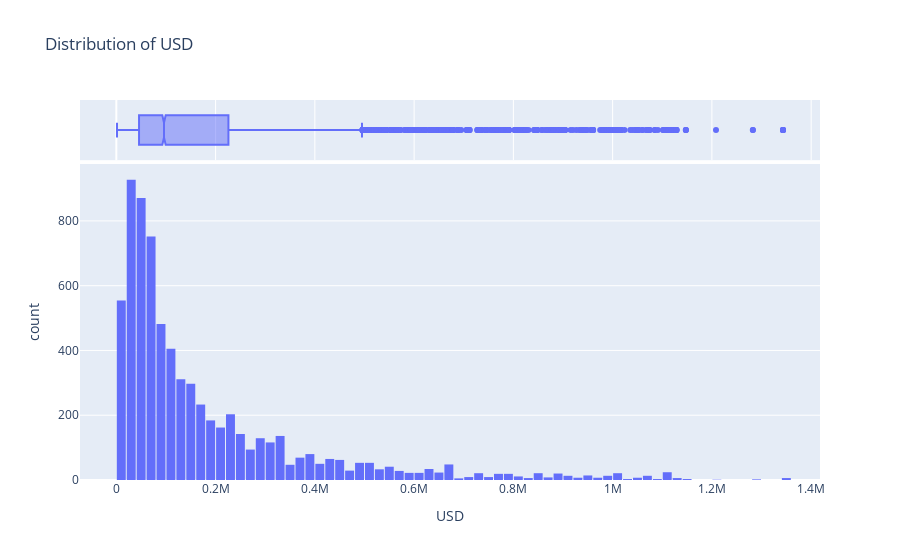

Notebook cell for this chart:
### Code cell
fig = px.histogram(data,
                   x = 'USD',
                   # nbins=47,
                   marginal = 'box',  #add marginal plots or visualizations to a scatter plot - boxplot here
                   title = 'Distribution of USD')
fig.update_layout(bargap=0.1)
fig.show()

### Figure 1 — Plotly figure (JSON) as saved in the notebook; plotly's stock layout.template omitted (floating-point values rounded to 4 significant figures; data arrays with more than 128 entries replaced by an {"elided": "..."} marker saying what was removed)
{"data": [{"alignmentgroup": "True", "bingroup": "x", "hovertemplate": "USD=%{x}<br>count=%{y}<extra></extra>", "legendgroup": "", "marker": {"color": "#636efa", "pattern": {"shape": ""}}, "name": "", "offsetgroup": "", "orientation": "v", "showlegend": false, "type": "histogram", "x": {"elided": "7048 float values"}, "xaxis": "x", "yaxis": "y"}, {"alignmentgroup": "True", "hovertemplate": "USD=%{x}<extra></extra>", "legendgroup": "", "marker": {"color": "#636efa"}, "name": "", "notched": true, "offsetgroup": "", "showlegend": false, "type": "box", "x": {"elided": "7048 float values"}, "xaxis": "x2", "yaxis": "y2"}], "layout": {"autosize": true, "bargap": 0.1, "barmode": "relative", "legend": {"tracegroupgap": 0}, "title": {"text": "Distribution of USD"}, "xaxis": {"anchor": "y", "autorange": true, "domain": [0, 1], "range": [-73200, 1417800], "title": {"text": "USD"}, "type": "linear"}, "xaxis2": {"anchor": "y2", "autorange": true, "domain": [0, 1], "matches": "x", "range": [-73200, 1417800], "showgrid": true, "showticklabels": false, "type": "linear"}, "yaxis": {"anchor": "x", "autorange": true, "domain": [0, 0.8316], "range": [0, 975.8], "title": {"text": "count"}}, "yaxis2": {"anchor": "x2", "autorange": true, "domain": [0.8416, 1], "matches": "y2", "range": [-0.5, 0.5], "showgrid": false, "showline": false, "showticklabels": false, "ticks": "", "type": "category"}}}
